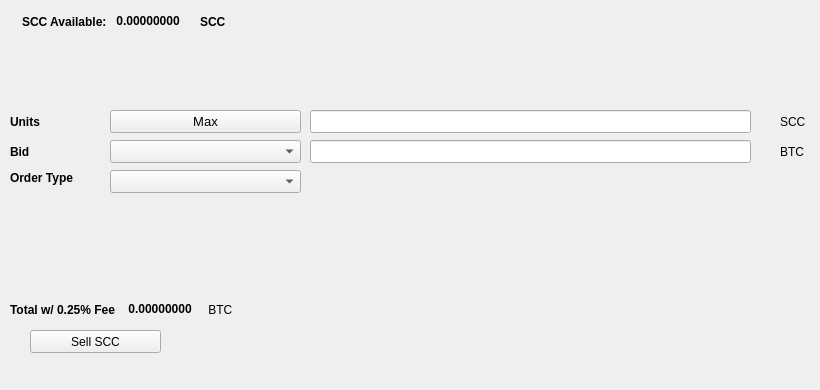
   <widget class="QWidget" name="SellTab">
    <attribute name="title">
     <string>Sell</string>
    </attribute>
    <widget class="QLabel" name="label_16">
     <property name="geometry">
      <rect>
       <x>780</x>
       <y>140</y>
       <width>31</width>
       <height>23</height>
      </rect>
     </property>
     <property name="text">
      <string>BTC</string>
     </property>
    </widget>
    <widget class="QComboBox" name="SellBidcomboBox">
     <property name="geometry">
      <rect>
       <x>110</x>
       <y>140</y>
       <width>191</width>
       <height>23</height>
      </rect>
     </property>
     <property name="font">
      <font>
       <pointsize>10</pointsize>
      </font>
     </property>
    </widget>
    <widget class="QLabel" name="label_18">
     <property name="geometry">
      <rect>
       <x>10</x>
       <y>110</y>
       <width>46</width>
       <height>23</height>
      </rect>
     </property>
     <property name="font">
      <font>
       <weight>75</weight>
       <bold>true</bold>
      </font>
     </property>
     <property name="text">
      <string>Units</string>
     </property>
    </widget>
    <widget class="QPushButton" name="Sell_Max_Amount">
     <property name="geometry">
      <rect>
       <x>110</x>
       <y>110</y>
       <width>191</width>
       <height>23</height>
      </rect>
     </property>
     <property name="font">
      <font>
       <pointsize>10</pointsize>
      </font>
     </property>
     <property name="text">
      <string>Max</string>
     </property>
    </widget>
    <widget class="QLabel" name="label_20">
     <property name="geometry">
      <rect>
       <x>10</x>
       <y>170</y>
       <width>91</width>
       <height>16</height>
      </rect>
     </property>
     <property name="font">
      <font>
       <weight>75</weight>
       <bold>true</bold>
      </font>
     </property>
     <property name="text">
      <string>Order Type</string>
     </property>
    </widget>
    <widget class="QComboBox" name="SellOrdertypeCombo">
     <property name="geometry">
      <rect>
       <x>110</x>
       <y>170</y>
       <width>191</width>
       <height>23</height>
      </rect>
     </property>
     <property name="font">
      <font>
       <pointsize>10</pointsize>
      </font>
     </property>
    </widget>
    <widget class="QLabel" name="label_21">
     <property name="geometry">
      <rect>
       <x>10</x>
       <y>140</y>
       <width>46</width>
       <height>23</height>
      </rect>
     </property>
     <property name="font">
      <font>
       <weight>75</weight>
       <bold>true</bold>
      </font>
     </property>
     <property name="text">
      <string>Bid</string>
     </property>
    </widget>
    <widget class="QLabel" name="label_22">
     <property name="geometry">
      <rect>
       <x>780</x>
       <y>110</y>
       <width>31</width>
       <height>23</height>
      </rect>
     </property>
     <property name="text">
      <string>SCC</string>
     </property>
    </widget>
    <widget class="QLineEdit" name="UnitsInputSCC">
     <property name="geometry">
      <rect>
       <x>310</x>
       <y>110</y>
       <width>441</width>
       <height>23</height>
      </rect>
     </property>
     <property name="font">
      <font>
       <pointsize>9</pointsize>
       <weight>75</weight>
       <bold>true</bold>
      </font>
     </property>
    </widget>
    <widget class="QLineEdit" name="SellBidPriceEdit">
     <property name="geometry">
      <rect>
       <x>310</x>
       <y>140</y>
       <width>441</width>
       <height>23</height>
      </rect>
     </property>
     <property name="font">
      <font>
       <pointsize>9</pointsize>
       <weight>75</weight>
       <bold>true</bold>
      </font>
     </property>
    </widget>
    <widget class="QPushButton" name="SellSCCBTN">
     <property name="geometry">
      <rect>
       <x>30</x>
       <y>330</y>
       <width>131</width>
       <height>23</height>
      </rect>
     </property>
     <property name="text">
      <string>Sell SCC</string>
     </property>
     <property name="icon">
      <iconset resource="../stakecubecoin">
       <normaloff>:/icons/bitcoin</normaloff>:/icons/bitcoin</iconset>
     </property>
    </widget>
    <widget class="QWidget" name="layoutWidget3">
     <property name="geometry">
      <rect>
       <x>22</x>
       <y>12</y>
       <width>258</width>
       <height>19</height>
      </rect>
     </property>
     <layout class="QHBoxLayout" name="horizontalLayout">
      <item>
       <widget class="QLabel" name="label232_2">
        <property name="font">
         <font>
          <weight>75</weight>
          <bold>true</bold>
         </font>
        </property>
        <property name="text">
         <string>SCC Available:</string>
        </property>
       </widget>
      </item>
      <item>
       <widget class="QLabel" name="SCCAvailableLabel">
        <property name="palette">
         <palette>
          <active>
           <colorrole role="WindowText">
            <brush brushstyle="SolidPattern">
             <color alpha="255">
              <red>0</red>
              <green>0</green>
              <blue>0</blue>
             </color>
            </brush>
           </colorrole>
           <colorrole role="Button">
            <brush brushstyle="SolidPattern">
             <color alpha="255">
              <red>0</red>
              <green>170</green>
              <blue>0</blue>
             </color>
            </brush>
           </colorrole>
           <colorrole role="Light">
            <brush brushstyle="SolidPattern">
             <color alpha="255">
              <red>0</red>
              <green>255</green>
              <blue>0</blue>
             </color>
            </brush>
           </colorrole>
           <colorrole role="Midlight">
            <brush brushstyle="SolidPattern">
             <color alpha="255">
              <red>0</red>
              <green>212</green>
              <blue>0</blue>
             </color>
            </brush>
           </colorrole>
           <colorrole role="Dark">
            <brush brushstyle="SolidPattern">
             <color alpha="255">
              <red>0</red>
              <green>85</green>
              <blue>0</blue>
             </color>
            </brush>
           </colorrole>
           <colorrole role="Mid">
            <brush brushstyle="SolidPattern">
             <color alpha="255">
              <red>0</red>
              <green>113</green>
              <blue>0</blue>
             </color>
            </brush>
           </colorrole>
           <colorrole role="Text">
            <brush brushstyle="SolidPattern">
             <color alpha="255">
              <red>0</red>
              <green>170</green>
              <blue>0</blue>
             </color>
            </brush>
           </colorrole>
           <colorrole role="BrightText">
            <brush brushstyle="SolidPattern">
             <color alpha="255">
              <red>255</red>
              <green>255</green>
              <blue>255</blue>
             </color>
            </brush>
           </colorrole>
           <colorrole role="ButtonText">
            <brush brushstyle="SolidPattern">
             <color alpha="255">
              <red>0</red>
              <green>0</green>
              <blue>0</blue>
             </color>
            </brush>
           </colorrole>
           <colorrole role="Base">
            <brush brushstyle="SolidPattern">
             <color alpha="255">
              <red>255</red>
              <green>255</green>
              <blue>255</blue>
             </color>
            </brush>
           </colorrole>
           <colorrole role="Window">
            <brush brushstyle="SolidPattern">
             <color alpha="255">
              <red>0</red>
              <green>170</green>
              <blue>0</blue>
             </color>
            </brush>
           </colorrole>
           <colorrole role="Shadow">
            <brush brushstyle="SolidPattern">
             <color alpha="255">
              <red>0</red>
              <green>0</green>
              <blue>0</blue>
             </color>
            </brush>
           </colorrole>
           <colorrole role="AlternateBase">
            <brush brushstyle="SolidPattern">
             <color alpha="255">
              <red>127</red>
              <green>212</green>
              <blue>127</blue>
             </color>
            </brush>
           </colorrole>
           <colorrole role="ToolTipBase">
            <brush brushstyle="SolidPattern">
             <color alpha="255">
              <red>255</red>
              <green>255</green>
              <blue>220</blue>
             </color>
            </brush>
           </colorrole>
           <colorrole role="ToolTipText">
            <brush brushstyle="SolidPattern">
             <color alpha="255">
              <red>0</red>
              <green>0</green>
              <blue>0</blue>
             </color>
            </brush>
           </colorrole>
          </active>
          <inactive>
           <colorrole role="WindowText">
            <brush brushstyle="SolidPattern">
             <color alpha="255">
              <red>0</red>
              <green>0</green>
              <blue>0</blue>
             </color>
            </brush>
           </colorrole>
           <colorrole role="Button">
            <brush brushstyle="SolidPattern">
             <color alpha="255">
              <red>0</red>
              <green>170</green>
              <blue>0</blue>
             </color>
            </brush>
           </colorrole>
           <colorrole role="Light">
            <brush brushstyle="SolidPattern">
             <color alpha="255">
              <red>0</red>
              <green>255</green>
              <blue>0</blue>
             </color>
            </brush>
           </colorrole>
           <colorrole role="Midlight">
            <brush brushstyle="SolidPattern">
             <color alpha="255">
              <red>0</red>
              <green>212</green>
              <blue>0</blue>
             </color>
            </brush>
           </colorrole>
           <colorrole role="Dark">
            <brush brushstyle="SolidPattern">
             <color alpha="255">
              <red>0</red>
              <green>85</green>
              <blue>0</blue>
             </color>
            </brush>
           </colorrole>
           <colorrole role="Mid">
            <brush brushstyle="SolidPattern">
             <color alpha="255">
              <red>0</red>
              <green>113</green>
              <blue>0</blue>
             </color>
            </brush>
           </colorrole>
           <colorrole role="Text">
            <brush brushstyle="SolidPattern">
             <color alpha="255">
              <red>0</red>
              <green>170</green>
              <blue>0</blue>
             </color>
            </brush>
           </colorrole>
           <colorrole role="BrightText">
            <brush brushstyle="SolidPattern">
             <color alpha="255">
              <red>255</red>
              <green>255</green>
              <blue>255</blue>
             </color>
            </brush>
           </colorrole>
           <colorrole role="ButtonText">
            <brush brushstyle="SolidPattern">
             <color alpha="255">
              <red>0</red>
              <green>0</green>
              <blue>0</blue>
             </color>
            </brush>
           </colorrole>
           <colorrole role="Base">
            <brush brushstyle="SolidPattern">
             <color alpha="255">
              <red>255</red>
              <green>255</green>
              <blue>255</blue>
             </color>
            </brush>
           </colorrole>
           <colorrole role="Window">
            <brush brushstyle="SolidPattern">
             <color alpha="255">
              <red>0</red>
              <green>170</green>
              <blue>0</blue>
             </color>
            </brush>
           </colorrole>
           <colorrole role="Shadow">
            <brush brushstyle="SolidPattern">
             <color alpha="255">
              <red>0</red>
              <green>0</green>
              <blue>0</blue>
             </color>
            </brush>
           </colorrole>
           <colorrole role="AlternateBase">
            <brush brushstyle="SolidPattern">
             <color alpha="255">
              <red>127</red>
              <green>212</green>
              <blue>127</blue>
             </color>
            </brush>
           </colorrole>
           <colorrole role="ToolTipBase">
            <brush brushstyle="SolidPattern">
             <color alpha="255">
              <red>255</red>
              <green>255</green>
              <blue>220</blue>
             </color>
            </brush>
           </colorrole>
           <colorrole role="ToolTipText">
            <brush brushstyle="SolidPattern">
             <color alpha="255">
              <red>0</red>
              <green>0</green>
              <blue>0</blue>
             </color>
            </brush>
           </colorrole>
          </inactive>
          <disabled>
           <colorrole role="WindowText">
            <brush brushstyle="SolidPattern">
             <color alpha="255">
              <red>0</red>
              <green>85</green>
              <blue>0</blue>
             </color>
            </brush>
           </colorrole>
           <colorrole role="Button">
            <brush brushstyle="SolidPattern">
             <color alpha="255">
              <red>0</red>
              <green>170</green>
              <blue>0</blue>
             </color>
            </brush>
           </colorrole>
           <colorrole role="Light">
            <brush brushstyle="SolidPattern">
             <color alpha="255">
              <red>0</red>
              <green>255</green>
              <blue>0</blue>
             </color>
            </brush>
           </colorrole>
           <colorrole role="Midlight">
            <brush brushstyle="SolidPattern">
             <color alpha="255">
              <red>0</red>
              <green>212</green>
              <blue>0</blue>
             </color>
            </brush>
           </colorrole>
           <colorrole role="Dark">
            <brush brushstyle="SolidPattern">
             <color alpha="255">
              <red>0</red>
              <green>85</green>
              <blue>0</blue>
             </color>
            </brush>
           </colorrole>
           <colorrole role="Mid">
            <brush brushstyle="SolidPattern">
             <color alpha="255">
              <red>0</red>
              <green>113</green>
              <blue>0</blue>
             </color>
            </brush>
           </colorrole>
           <colorrole role="Text">
            <brush brushstyle="SolidPattern">
             <color alpha="255">
              <red>0</red>
              <green>85</green>
              <blue>0</blue>
             </color>
            </brush>
           </colorrole>
           <colorrole role="BrightText">
            <brush brushstyle="SolidPattern">
             <color alpha="255">
              <red>255</red>
              <green>255</green>
              <blue>255</blue>
             </color>
            </brush>
           </colorrole>
           <colorrole role="ButtonText">
            <brush brushstyle="SolidPattern">
             <color alpha="255">
              <red>0</red>
              <green>85</green>
              <blue>0</blue>
             </color>
            </brush>
           </colorrole>
           <colorrole role="Base">
            <brush brushstyle="SolidPattern">
             <color alpha="255">
              <red>0</red>
              <green>170</green>
              <blue>0</blue>
             </color>
            </brush>
           </colorrole>
           <colorrole role="Window">
            <brush brushstyle="SolidPattern">
             <color alpha="255">
              <red>0</red>
              <green>170</green>
              <blue>0</blue>
             </color>
            </brush>
           </colorrole>
           <colorrole role="Shadow">
            <brush brushstyle="SolidPattern">
             <color alpha="255">
              <red>0</red>
              <green>0</green>
              <blue>0</blue>
             </color>
            </brush>
           </colorrole>
           <colorrole role="AlternateBase">
            <brush brushstyle="SolidPattern">
             <color alpha="255">
              <red>0</red>
              <green>170</green>
              <blue>0</blue>
             </color>
            </brush>
           </colorrole>
           <colorrole role="ToolTipBase">
            <brush brushstyle="SolidPattern">
             <color alpha="255">
              <red>255</red>
              <green>255</green>
              <blue>220</blue>
             </color>
            </brush>
           </colorrole>
           <colorrole role="ToolTipText">
            <brush brushstyle="SolidPattern">
             <color alpha="255">
              <red>0</red>
              <green>0</green>
              <blue>0</blue>
             </color>
            </brush>
           </colorrole>
          </disabled>
         </palette>
        </property>
        <property name="font">
         <font>
          <weight>75</weight>
          <bold>true</bold>
         </font>
        </property>
        <property name="text">
         <string> 0.00000000 </string>
        </property>
        <property name="textInteractionFlags">
         <set>Qt::LinksAccessibleByMouse|Qt::TextSelectableByKeyboard|Qt::TextSelectableByMouse</set>
        </property>
       </widget>
      </item>
      <item>
       <widget class="QLabel" name="labelSCC">
        <property name="font">
         <font>
          <weight>75</weight>
          <bold>true</bold>
         </font>
        </property>
        <property name="text">
         <string>SCC</string>
        </property>
       </widget>
      </item>
     </layout>
    </widget>
    <widget class="QWidget" name="layoutWidget">
     <property name="geometry">
      <rect>
       <x>10</x>
       <y>300</y>
       <width>268</width>
       <height>19</height>
      </rect>
     </property>
     <layout class="QHBoxLayout" name="horizontalLayout_2">
      <item>
       <widget class="QLabel" name="label_19">
        <property name="font">
         <font>
          <weight>75</weight>
          <bold>true</bold>
         </font>
        </property>
        <property name="text">
         <string>Total w/ 0.25% Fee </string>
        </property>
       </widget>
      </item>
      <item>
       <widget class="QLabel" name="SellCostLabel">
        <property name="palette">
         <palette>
          <active>
           <colorrole role="WindowText">
            <brush brushstyle="SolidPattern">
             <color alpha="255">
              <red>0</red>
              <green>0</green>
              <blue>0</blue>
             </color>
            </brush>
           </colorrole>
           <colorrole role="Button">
            <brush brushstyle="SolidPattern">
             <color alpha="255">
              <red>0</red>
              <green>170</green>
              <blue>0</blue>
             </color>
            </brush>
           </colorrole>
           <colorrole role="Light">
            <brush brushstyle="SolidPattern">
             <color alpha="255">
              <red>0</red>
              <green>255</green>
              <blue>0</blue>
             </color>
            </brush>
           </colorrole>
           <colorrole role="Midlight">
            <brush brushstyle="SolidPattern">
             <color alpha="255">
              <red>0</red>
              <green>212</green>
              <blue>0</blue>
             </color>
            </brush>
           </colorrole>
           <colorrole role="Dark">
            <brush brushstyle="SolidPattern">
             <color alpha="255">
              <red>0</red>
              <green>85</green>
              <blue>0</blue>
             </color>
            </brush>
           </colorrole>
           <colorrole role="Mid">
            <brush brushstyle="SolidPattern">
             <color alpha="255">
              <red>0</red>
              <green>113</green>
              <blue>0</blue>
             </color>
            </brush>
           </colorrole>
           <colorrole role="Text">
            <brush brushstyle="SolidPattern">
             <color alpha="255">
              <red>0</red>
              <green>170</green>
              <blue>0</blue>
             </color>
            </brush>
           </colorrole>
           <colorrole role="BrightText">
            <brush brushstyle="SolidPattern">
             <color alpha="255">
              <red>255</red>
              <green>255</green>
              <blue>255</blue>
             </color>
            </brush>
           </colorrole>
           <colorrole role="ButtonText">
            <brush brushstyle="SolidPattern">
             <color alpha="255">
              <red>0</red>
              <green>0</green>
              <blue>0</blue>
             </color>
            </brush>
           </colorrole>
           <colorrole role="Base">
            <brush brushstyle="SolidPattern">
             <color alpha="255">
              <red>255</red>
              <green>255</green>
              <blue>255</blue>
             </color>
            </brush>
           </colorrole>
           <colorrole role="Window">
            <brush brushstyle="SolidPattern">
             <color alpha="255">
              <red>0</red>
              <green>170</green>
              <blue>0</blue>
             </color>
            </brush>
           </colorrole>
           <colorrole role="Shadow">
            <brush brushstyle="SolidPattern">
             <color alpha="255">
              <red>0</red>
              <green>0</green>
              <blue>0</blue>
             </color>
            </brush>
           </colorrole>
           <colorrole role="AlternateBase">
            <brush brushstyle="SolidPattern">
             <color alpha="255">
              <red>127</red>
              <green>212</green>
              <blue>127</blue>
             </color>
            </brush>
           </colorrole>
           <colorrole role="ToolTipBase">
            <brush brushstyle="SolidPattern">
             <color alpha="255">
              <red>255</red>
              <green>255</green>
              <blue>220</blue>
             </color>
            </brush>
           </colorrole>
           <colorrole role="ToolTipText">
            <brush brushstyle="SolidPattern">
             <color alpha="255">
              <red>0</red>
              <green>0</green>
              <blue>0</blue>
             </color>
            </brush>
           </colorrole>
          </active>
          <inactive>
           <colorrole role="WindowText">
            <brush brushstyle="SolidPattern">
             <color alpha="255">
              <red>0</red>
              <green>0</green>
              <blue>0</blue>
             </color>
            </brush>
           </colorrole>
           <colorrole role="Button">
            <brush brushstyle="SolidPattern">
             <color alpha="255">
              <red>0</red>
              <green>170</green>
              <blue>0</blue>
             </color>
            </brush>
           </colorrole>
           <colorrole role="Light">
            <brush brushstyle="SolidPattern">
             <color alpha="255">
              <red>0</red>
              <green>255</green>
              <blue>0</blue>
             </color>
            </brush>
           </colorrole>
           <colorrole role="Midlight">
            <brush brushstyle="SolidPattern">
             <color alpha="255">
              <red>0</red>
              <green>212</green>
              <blue>0</blue>
             </color>
            </brush>
           </colorrole>
           <colorrole role="Dark">
            <brush brushstyle="SolidPattern">
             <color alpha="255">
              <red>0</red>
              <green>85</green>
              <blue>0</blue>
             </color>
            </brush>
           </colorrole>
           <colorrole role="Mid">
            <brush brushstyle="SolidPattern">
             <color alpha="255">
              <red>0</red>
              <green>113</green>
              <blue>0</blue>
             </color>
            </brush>
           </colorrole>
           <colorrole role="Text">
            <brush brushstyle="SolidPattern">
             <color alpha="255">
              <red>0</red>
              <green>170</green>
              <blue>0</blue>
             </color>
            </brush>
           </colorrole>
           <colorrole role="BrightText">
            <brush brushstyle="SolidPattern">
             <color alpha="255">
              <red>255</red>
              <green>255</green>
              <blue>255</blue>
             </color>
            </brush>
           </colorrole>
           <colorrole role="ButtonText">
            <brush brushstyle="SolidPattern">
             <color alpha="255">
              <red>0</red>
              <green>0</green>
              <blue>0</blue>
             </color>
            </brush>
           </colorrole>
           <colorrole role="Base">
            <brush brushstyle="SolidPattern">
             <color alpha="255">
              <red>255</red>
              <green>255</green>
              <blue>255</blue>
             </color>
            </brush>
           </colorrole>
           <colorrole role="Window">
            <brush brushstyle="SolidPattern">
             <color alpha="255">
              <red>0</red>
              <green>170</green>
              <blue>0</blue>
             </color>
            </brush>
           </colorrole>
           <colorrole role="Shadow">
            <brush brushstyle="SolidPattern">
             <color alpha="255">
              <red>0</red>
              <green>0</green>
              <blue>0</blue>
             </color>
            </brush>
           </colorrole>
           <colorrole role="AlternateBase">
            <brush brushstyle="SolidPattern">
             <color alpha="255">
              <red>127</red>
              <green>212</green>
              <blue>127</blue>
             </color>
            </brush>
           </colorrole>
           <colorrole role="ToolTipBase">
            <brush brushstyle="SolidPattern">
             <color alpha="255">
              <red>255</red>
              <green>255</green>
              <blue>220</blue>
             </color>
            </brush>
           </colorrole>
           <colorrole role="ToolTipText">
            <brush brushstyle="SolidPattern">
             <color alpha="255">
              <red>0</red>
              <green>0</green>
              <blue>0</blue>
             </color>
            </brush>
           </colorrole>
          </inactive>
          <disabled>
           <colorrole role="WindowText">
            <brush brushstyle="SolidPattern">
             <color alpha="255">
              <red>0</red>
              <green>85</green>
              <blue>0</blue>
             </color>
            </brush>
           </colorrole>
           <colorrole role="Button">
            <brush brushstyle="SolidPattern">
             <color alpha="255">
              <red>0</red>
              <green>170</green>
              <blue>0</blue>
             </color>
            </brush>
           </colorrole>
           <colorrole role="Light">
            <brush brushstyle="SolidPattern">
             <color alpha="255">
              <red>0</red>
              <green>255</green>
              <blue>0</blue>
             </color>
            </brush>
           </colorrole>
           <colorrole role="Midlight">
            <brush brushstyle="SolidPattern">
             <color alpha="255">
              <red>0</red>
              <green>212</green>
              <blue>0</blue>
             </color>
            </brush>
           </colorrole>
           <colorrole role="Dark">
            <brush brushstyle="SolidPattern">
             <color alpha="255">
              <red>0</red>
              <green>85</green>
              <blue>0</blue>
             </color>
            </brush>
           </colorrole>
           <colorrole role="Mid">
            <brush brushstyle="SolidPattern">
             <color alpha="255">
              <red>0</red>
              <green>113</green>
              <blue>0</blue>
             </color>
            </brush>
           </colorrole>
           <colorrole role="Text">
            <brush brushstyle="SolidPattern">
             <color alpha="255">
              <red>0</red>
              <green>85</green>
              <blue>0</blue>
             </color>
            </brush>
           </colorrole>
           <colorrole role="BrightText">
            <brush brushstyle="SolidPattern">
             <color alpha="255">
              <red>255</red>
              <green>255</green>
              <blue>255</blue>
             </color>
            </brush>
           </colorrole>
           <colorrole role="ButtonText">
            <brush brushstyle="SolidPattern">
             <color alpha="255">
              <red>0</red>
              <green>85</green>
              <blue>0</blue>
             </color>
            </brush>
           </colorrole>
           <colorrole role="Base">
            <brush brushstyle="SolidPattern">
             <color alpha="255">
              <red>0</red>
              <green>170</green>
              <blue>0</blue>
             </color>
            </brush>
           </colorrole>
           <colorrole role="Window">
            <brush brushstyle="SolidPattern">
             <color alpha="255">
              <red>0</red>
              <green>170</green>
              <blue>0</blue>
             </color>
            </brush>
           </colorrole>
           <colorrole role="Shadow">
            <brush brushstyle="SolidPattern">
             <color alpha="255">
              <red>0</red>
              <green>0</green>
              <blue>0</blue>
             </color>
            </brush>
           </colorrole>
           <colorrole role="AlternateBase">
            <brush brushstyle="SolidPattern">
             <color alpha="255">
              <red>0</red>
              <green>170</green>
              <blue>0</blue>
             </color>
            </brush>
           </colorrole>
           <colorrole role="ToolTipBase">
            <brush brushstyle="SolidPattern">
             <color alpha="255">
              <red>255</red>
              <green>255</green>
              <blue>220</blue>
             </color>
            </brush>
           </colorrole>
           <colorrole role="ToolTipText">
            <brush brushstyle="SolidPattern">
             <color alpha="255">
              <red>0</red>
              <green>0</green>
              <blue>0</blue>
             </color>
            </brush>
           </colorrole>
          </disabled>
         </palette>
        </property>
        <property name="font">
         <font>
          <weight>75</weight>
          <bold>true</bold>
         </font>
        </property>
        <property name="autoFillBackground">
         <bool>false</bool>
        </property>
        <property name="text">
         <string> 0.00000000</string>
        </property>
        <property name="textInteractionFlags">
         <set>Qt::LinksAccessibleByMouse|Qt::TextSelectableByMouse</set>
        </property>
       </widget>
      </item>
      <item>
       <widget class="QLabel" name="label_17">
        <property name="font">
         <font>
          <weight>50</weight>
          <bold>false</bold>
         </font>
        </property>
        <property name="text">
         <string> BTC</string>
        </property>
       </widget>
      </item>
     </layout>
    </widget>
    <widget class="QLabel" name="label_23">
     <property name="geometry">
      <rect>
       <x>460</x>
       <y>300</y>
       <width>281</width>
       <height>81</height>
      </rect>
     </property>
     <property name="text">
      <string/>
     </property>
     <property name="pixmap">
      <pixmap>:/images/bittrex</pixmap>
     </property>
    </widget>
   </widget>
